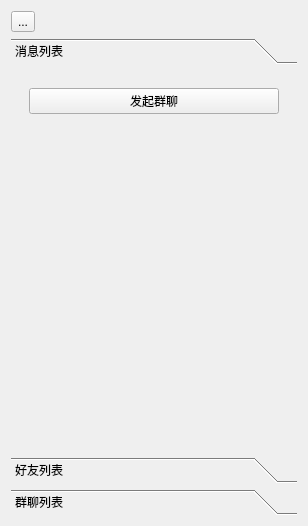
<?xml version="1.0" encoding="UTF-8"?>
<ui version="4.0">
 <class>menu</class>
 <widget class="QWidget" name="menu">
  <property name="geometry">
   <rect>
    <x>0</x>
    <y>0</y>
    <width>308</width>
    <height>526</height>
   </rect>
  </property>
  <property name="windowTitle">
   <string>Form</string>
  </property>
  <layout class="QVBoxLayout" name="verticalLayout">
   <item>
    <widget class="QToolButton" name="personalBtn">
     <property name="text">
      <string>...</string>
     </property>
    </widget>
   </item>
   <item>
    <widget class="QToolBox" name="toolBox">
     <property name="currentIndex">
      <number>0</number>
     </property>
     <widget class="QWidget" name="page">
      <property name="geometry">
       <rect>
        <x>0</x>
        <y>0</y>
        <width>290</width>
        <height>385</height>
       </rect>
      </property>
      <attribute name="label">
       <string>消息列表</string>
      </attribute>
      <layout class="QVBoxLayout" name="verticalLayout_2">
       <item>
        <widget class="QWidget" name="widget" native="true">
         <layout class="QVBoxLayout" name="verticalLayout_3">
          <property name="leftMargin">
           <number>0</number>
          </property>
          <property name="topMargin">
           <number>0</number>
          </property>
          <property name="rightMargin">
           <number>0</number>
          </property>
          <property name="bottomMargin">
           <number>0</number>
          </property>
          <item>
           <widget class="QWidget" name="widget_2" native="true">
            <layout class="QVBoxLayout" name="verticalLayout_4">
             <item>
              <widget class="QPushButton" name="CreateGroupBtn">
               <property name="text">
                <string>发起群聊</string>
               </property>
              </widget>
             </item>
             <item>
              <widget class="QWidget" name="widget_3" native="true">
               <layout class="QVBoxLayout" name="msglayout"/>
              </widget>
             </item>
            </layout>
           </widget>
          </item>
         </layout>
        </widget>
       </item>
      </layout>
     </widget>
     <widget class="QWidget" name="page_2">
      <property name="geometry">
       <rect>
        <x>0</x>
        <y>0</y>
        <width>290</width>
        <height>385</height>
       </rect>
      </property>
      <property name="layoutDirection">
       <enum>Qt::LeftToRight</enum>
      </property>
      <property name="autoFillBackground">
       <bool>true</bool>
      </property>
      <attribute name="label">
       <string>好友列表</string>
      </attribute>
      <layout class="QVBoxLayout" name="friendslistLayout1">
       <property name="spacing">
        <number>3</number>
       </property>
       <property name="sizeConstraint">
        <enum>QLayout::SetDefaultConstraint</enum>
       </property>
       <property name="leftMargin">
        <number>9</number>
       </property>
       <property name="topMargin">
        <number>9</number>
       </property>
       <property name="rightMargin">
        <number>9</number>
       </property>
       <property name="bottomMargin">
        <number>9</number>
       </property>
       <item>
        <widget class="QLineEdit" name="SearchFriendEdit"/>
       </item>
       <item>
        <widget class="QPushButton" name="SearchFriendBtn">
         <property name="text">
          <string>添加好友</string>
         </property>
        </widget>
       </item>
       <item>
        <widget class="QWidget" name="widget_4" native="true">
         <layout class="QVBoxLayout" name="layoutfriend"/>
        </widget>
       </item>
      </layout>
     </widget>
     <widget class="QWidget" name="page_3">
      <property name="geometry">
       <rect>
        <x>0</x>
        <y>0</y>
        <width>290</width>
        <height>385</height>
       </rect>
      </property>
      <attribute name="label">
       <string>群聊列表</string>
      </attribute>
      <layout class="QVBoxLayout" name="grouplistlayout">
       <property name="leftMargin">
        <number>9</number>
       </property>
       <property name="topMargin">
        <number>9</number>
       </property>
       <property name="rightMargin">
        <number>9</number>
       </property>
       <item>
        <widget class="QWidget" name="widget_8" native="true">
         <layout class="QVBoxLayout" name="asdfasfasdfas">
          <property name="leftMargin">
           <number>0</number>
          </property>
          <property name="topMargin">
           <number>0</number>
          </property>
          <property name="rightMargin">
           <number>0</number>
          </property>
          <property name="bottomMargin">
           <number>0</number>
          </property>
          <item>
           <widget class="QLineEdit" name="SearchGroupBtn"/>
          </item>
          <item>
           <widget class="QPushButton" name="JoinGroupBtn">
            <property name="text">
             <string>加入群聊</string>
            </property>
           </widget>
          </item>
          <item>
           <widget class="QWidget" name="widget_group" native="true">
            <layout class="QVBoxLayout" name="Grouplayout">
             <item>
              <widget class="QWidget" name="Groupwidget" native="true">
               <layout class="QVBoxLayout" name="grouplayout"/>
              </widget>
             </item>
            </layout>
           </widget>
          </item>
         </layout>
        </widget>
       </item>
      </layout>
     </widget>
    </widget>
   </item>
  </layout>
 </widget>
 <resources/>
 <connections/>
</ui>
